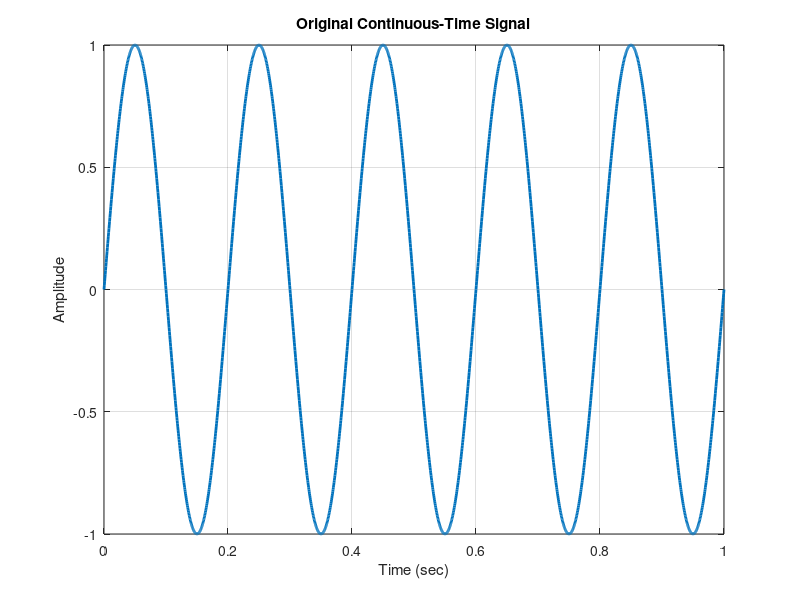
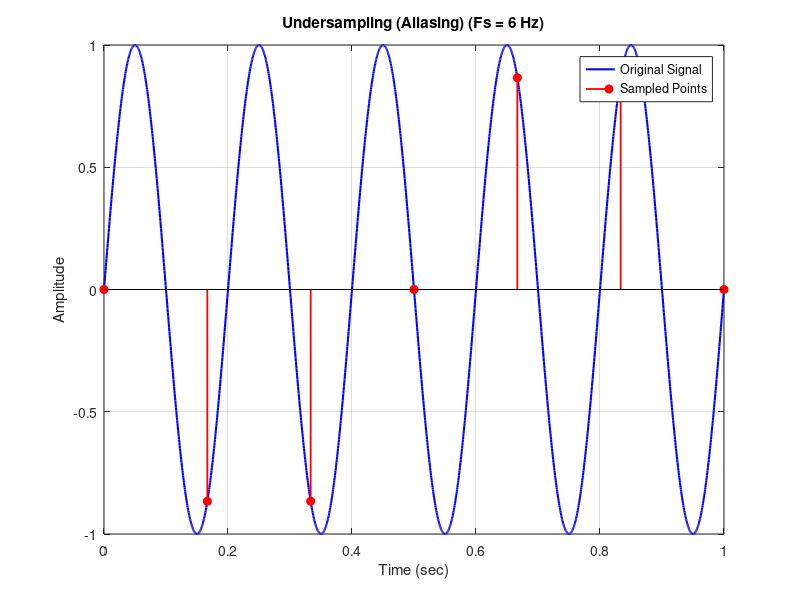
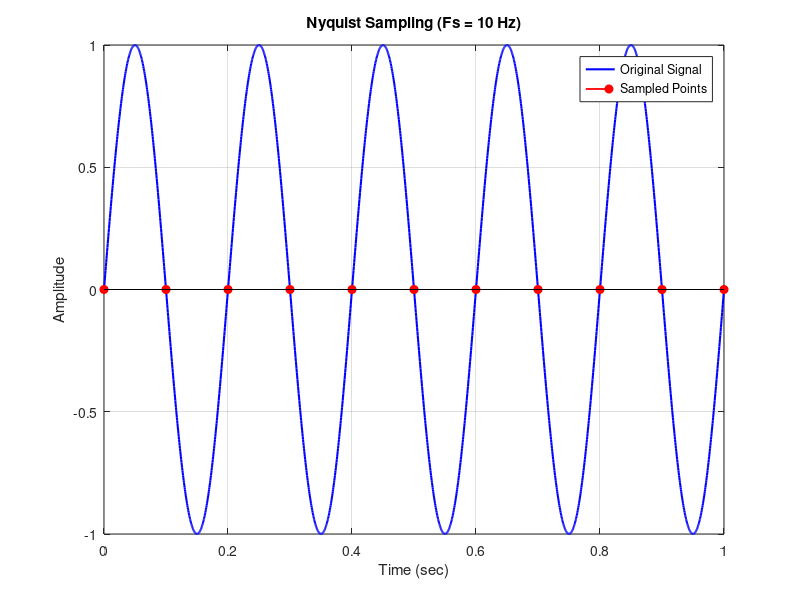
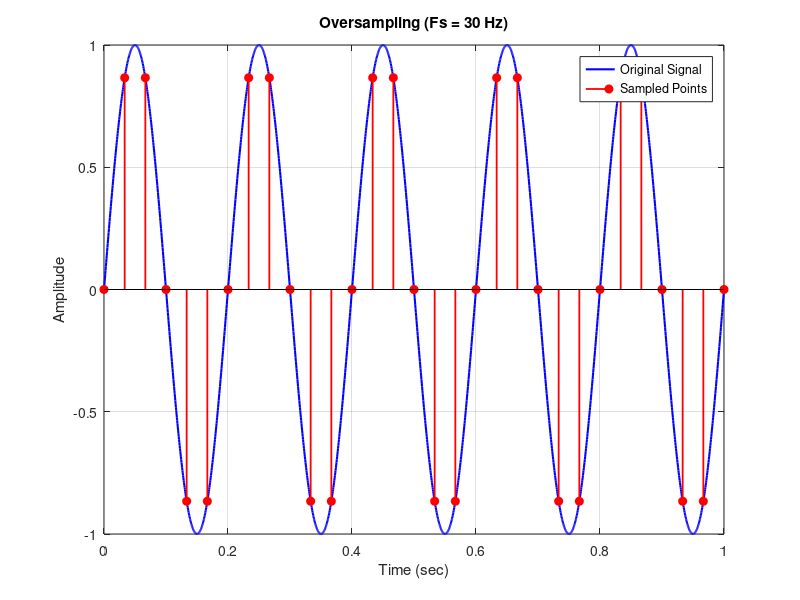

These figures' MATLAB source, in order:
clc;
clear;
close all;

% ============================================================
%          SAMPLING THEOREM DEMONSTRATION
% ============================================================

% Original Analog Signal
f_signal = 5;              % Signal Frequency (Hz)
A = 1;
duration = 1;              % seconds

% High resolution time axis (acts as continuous signal)
t = 0:0.0005:duration;

x = A*sin(2*pi*f_signal*t);

% Nyquist Rate
Nyquist = 2*f_signal;

fprintf('Signal Frequency : %.2f Hz\n',f_signal);
fprintf('Nyquist Rate     : %.2f Samples/sec\n',Nyquist);

% ============================================================
% Sampling Frequencies
% ============================================================

Fs1 = 6;        % Below Nyquist (Aliasing)
Fs2 = Nyquist;  % Nyquist Sampling
Fs3 = 30;       % Oversampling

Fs = [Fs1 Fs2 Fs3];

titles = {
    'Undersampling (Aliasing)'
    'Nyquist Sampling'
    'Oversampling'
};

% ============================================================
% Figure 1 : Original Analog Signal
% ============================================================

figure(1)
plot(t,x,'LineWidth',2)
grid on
title('Original Continuous-Time Signal')
xlabel('Time (sec)')
ylabel('Amplitude')

% ============================================================
% Figure 2-4 : Sampled Signals
% ============================================================

for k=1:3

    fs = Fs(k);

    ts = 0:1/fs:duration;

    xs = A*sin(2*pi*f_signal*ts);

    figure(k+1)

    plot(t,x,'b','LineWidth',1.5)
    hold on

    stem(ts,xs,'r','filled','LineWidth',1.3)

    grid on

    xlabel('Time (sec)')
    ylabel('Amplitude')

    title(sprintf('%s (Fs = %d Hz)',titles{k},fs))

    legend('Original Signal','Sampled Points')

end

% ============================================================
% Figure 5 : Reconstruction
% ============================================================

figure(5)

for k=1:3

    fs = Fs(k);

    ts = 0:1/fs:duration;

    xs = A*sin(2*pi*f_signal*ts);

    % Reconstruction
    xr = interp1(ts,xs,t,'spline');

    subplot(3,1,k)

    plot(t,x,'b','LineWidth',2)
    hold on

    plot(t,xr,'r--','LineWidth',1.5)

    stem(ts,xs,'k','filled')

    grid on

    title(sprintf('%s  (Fs = %d Hz)',titles{k},fs))

    xlabel('Time (sec)')
    ylabel('Amplitude')

    legend('Original','Reconstructed','Samples')

end

% ============================================================
% Figure 6 : Original Frequency Spectrum
% ============================================================

N = length(x);

X = abs(fft(x));

freq = (0:N-1)/(N*(t(2)-t(1)));

figure(6)

plot(freq(1:N/2),X(1:N/2),'LineWidth',2)

grid on

xlabel('Frequency (Hz)')
ylabel('|X(f)|')

title('Spectrum of Original Signal')

% ============================================================
% Figure 7 : Sampled Signal Spectra
% ============================================================

figure(7)

for k=1:3

    fs = Fs(k);

    ts = 0:1/fs:duration;

    xs = A*sin(2*pi*f_signal*ts);

    N2 = length(xs);

    Xs = abs(fft(xs));

    freq2 = (0:N2-1)*(fs/N2);

    subplot(3,1,k)

    stem(freq2(1:floor(N2/2)),Xs(1:floor(N2/2)),'filled')

    grid on

    xlabel('Frequency (Hz)')
    ylabel('|X(f)|')

    title(sprintf('%s Spectrum (Fs = %d Hz)',titles{k},fs))

end

% ============================================================
% Figure 8 : Comparison of Reconstruction Error
% ============================================================

figure(8)

for k=1:3

    fs = Fs(k);

    ts = 0:1/fs:duration;

    xs = A*sin(2*pi*f_signal*ts);

    xr = interp1(ts,xs,t,'spline');

    error = x - xr;

    subplot(3,1,k)

    plot(t,error,'LineWidth',1.5)

    grid on

    xlabel('Time (sec)')
    ylabel('Error')

    title(sprintf('Reconstruction Error (Fs = %d Hz)',fs))

end
